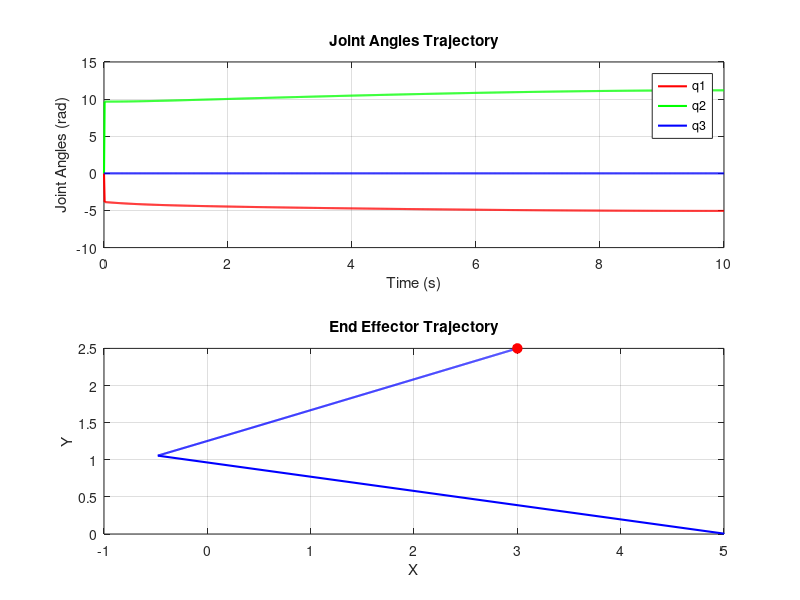

The MATLAB script that drew this image:
clear;
clc
% Link lengths 

L1 = 3;
L2 = 2;
theta3 = 0;

q = [0; 0; 0]; 
xd = [3; 2.5]; 


N = 1000;
T = 10;

alpha = 2;
delta_t = T / N;

% Initialize arrays to store joint angles and time 
time = linspace(0, T, N);
q1_traj = zeros(1, N);
q2_traj = zeros(1, N);
q3_traj = zeros(1, N);
x_k_traj = zeros(2, N);

% Function to calculate forward kinematics
forward_kinematics = @(theta1, theta2, L3) [L1 * cos(theta1) + L2 * cos(theta1 + theta2) + L3 * cos(theta1 + theta2 + theta3); 
                                                L1 * sin(theta1) + L2 * sin(theta1 + theta2) + L3 * sin(theta1 + theta2 + theta3)]; 

% Iterative inverse kinematics using Jacobian Transpose method
for i = 1:N
    % Calculate current end effector position
    x_k = forward_kinematics(q(1), q(2), q(3));
    x_k_traj(:, i) = x_k;
    L3 = q(3);
    % Calculate desired end effector velocity
    x_dot = alpha * (xd - x_k) / ((N - i + 1) * delta_t);
    q(3) = theta3;
    % Calculate Jacobian matrix
    J11 = -L1 * sin(q(1)) - L2 * sin(q(1) + q(2)) - L3 * sin(q(1) + q(2) + q(3));
    J12 = -L2 * sin(q(1) + q(2)) - L3 * sin(q(1) + q(2) + q(3));
    J13 = -L3 * sin(q(1) + q(2) + q(3));
    J21 = L1 * cos(q(1)) + L2 * cos(q(1) + q(2)) + L3 * cos(q(1) + q(2) + q(3));
    J22 = L2 * cos(q(1) + q(2)) + L3 * cos(q(1) + q(2) + q(3));
    J23 = L3 * cos(q(1) + q(2) + q(3));
    J = [J11, J12, J13;
         J21, J22, J23];
    
    % Calculate pseudo-inverse of Jacobian matrix
    J_pseudo_inv = pinv(J);
    
    q_dot = J_pseudo_inv * x_dot;
    
    q = q + q_dot * delta_t;

    % Store joint angles
    q1_traj(i) = q(1);
    q2_traj(i) = q(2);
    q3_traj(i) = q(3);
end

% Plot joint angles
figure;
subplot(2,1,1);
plot(time, q1_traj, 'r-', 'LineWidth', 1.5);
hold on;
plot(time, q2_traj, 'g-', 'LineWidth', 1.5);
plot(time, q3_traj, 'b-', 'LineWidth', 1.5);
xlabel('Time (s)');
ylabel('Joint Angles (rad)');
legend('q1', 'q2', 'q3');
title('Joint Angles Trajectory');
grid on;
subplot(2,1,2);
plot(x_k_traj(1, :), x_k_traj(2, :), 'b-', 'LineWidth', 1.5);
hold on;
plot(xd(1), xd(2), 'ro', 'MarkerSize', 7,'MarkerFaceColor', 'r');
xlabel('X');
ylabel('Y');
title('End Effector Trajectory');
grid on;
% joint angles
display(q) 
% end position 
display(x_k) 
